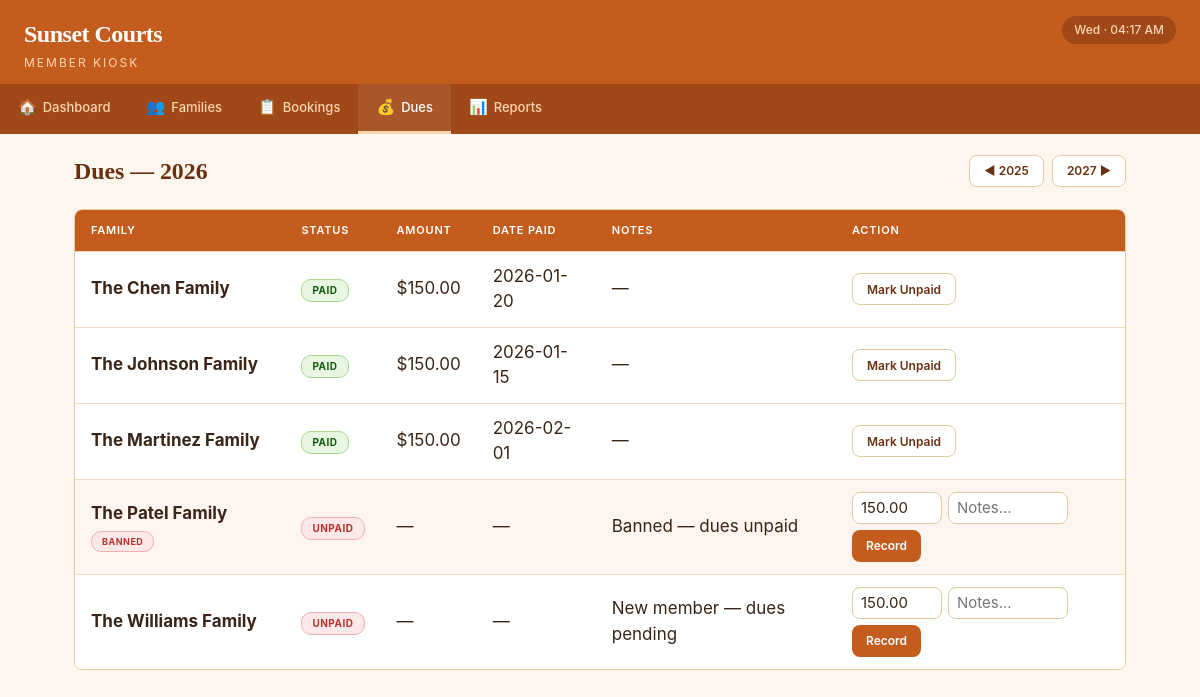
Before: /dues with the older database file.
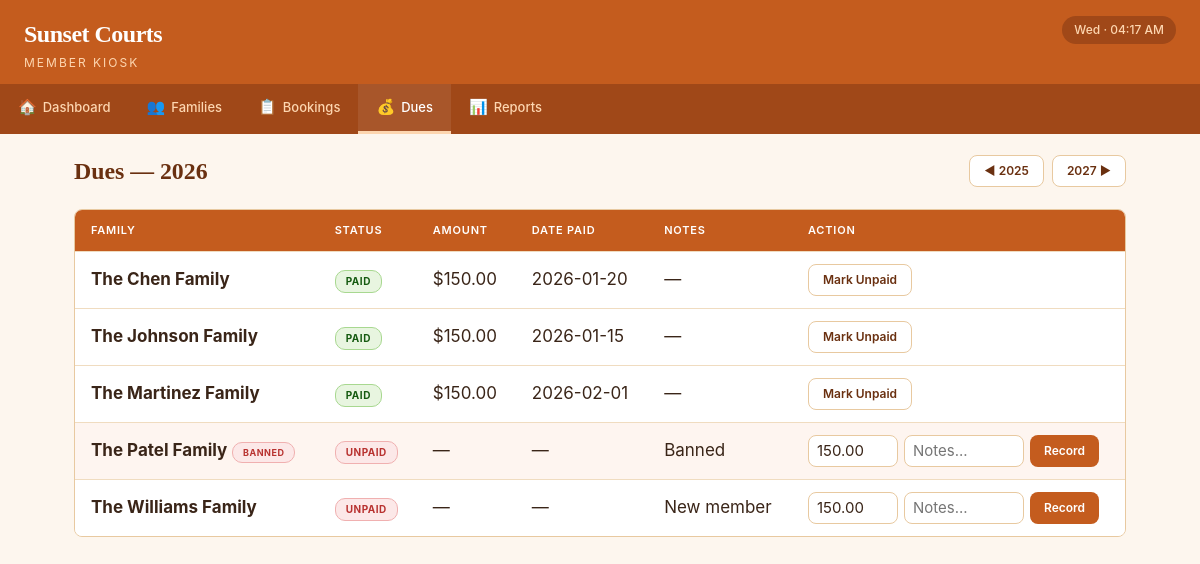
After: the same page with the newer database file.
### tables this page shows
CREATE TABLE dues (
            due_id      INTEGER PRIMARY KEY AUTOINCREMENT,
            family_id   INTEGER NOT NULL,
            year        INTEGER NOT NULL,
            is_paid     INTEGER NOT NULL DEFAULT 0,
            amount_paid REAL    DEFAULT 0.0,
            date_paid   DATE,
            notes       TEXT,
            FOREIGN KEY (family_id) REFERENCES families(family_id) ON DELETE CASCADE,
            UNIQUE(family_id, year)
        );

CREATE TABLE families (
            family_id       INTEGER PRIMARY KEY AUTOINCREMENT,
            family_name     TEXT    NOT NULL,
            primary_contact TEXT,
            phone           TEXT,
            email           TEXT,
            join_date       DATE    NOT NULL DEFAULT (date('now')),
            is_banned       INTEGER NOT NULL DEFAULT 0,
            notes           TEXT,
            created_at      DATETIME NOT NULL DEFAULT (datetime('now'))
        );

### app.py (the view)
@app.route('/dues')
def dues_list():
    current_year = request.args.get('year', date.today().year, type=int)
    dues = query_db('''
        SELECT f.family_id, f.family_name, f.is_banned,
               d.due_id, d.is_paid, d.amount_paid, d.date_paid, d.notes as dues_notes
        FROM families f
        LEFT JOIN dues d ON f.family_id = d.family_id AND d.year = ?
        ORDER BY f.family_name
    ''', (current_year,))
    return render_template('dues/list.html', dues=dues, current_year=current_year)

### app.py (called while the page is built)
@app.context_processor
def inject_globals():
    now = datetime.now()
    return {
        'today_display': now.strftime('%a · %I:%M %p')
    }

### db.py (called while the page is built)
def get_db():
    conn = sqlite3.connect(DB_PATH)
    conn.execute("PRAGMA foreign_keys = ON")
    conn.row_factory = sqlite3.Row
    return conn

def query_db(query, args=(), one=False):
    conn = get_db()
    try:
        cursor = conn.execute(query, args)
        results = cursor.fetchall()
        return results[0] if one and results else (None if one else results)
    finally:
        conn.close()

### templates/dues/list.html (shortened to what this page needs)
{% extends "base.html" %}
{% block content %}
<div class="page-header">
    <h2>Dues — {{ current_year }}</h2>
    <div class="btn-group">
        <a href="{{ url_for('dues_list', year=current_year - 1) }}" class="btn btn-outline btn-sm">◀ {{ current_year - 1 }}</a>
        <a href="{{ url_for('dues_list', year=current_year + 1) }}" class="btn btn-outline btn-sm">{{ current_year + 1 }} ▶</a>
    </div>
</div>
<div class="table-wrap">
    <table>
        <thead><tr><th>Family</th><th>Status</th><th>Amount</th><th>Date Paid</th><th>Notes</th><th>Action</th></tr></thead>
        <tbody>
            {% for d in dues %}
            <tr {% if d.is_banned %}style="background:#fef5f0;"{% endif %}>
                <td><strong>{{ d.family_name }}</strong>
                    {% if d.is_banned %}<span class="badge badge-banned" style="font-size:9px;">Banned</span>{% endif %}</td>
                <td>{% if d.is_paid %}<span class="badge badge-paid">Paid</span>{% else %}<span class="badge badge-unpaid">Unpaid</span>{% endif %}</td>
                <td>{{ '$%.2f' % d.amount_paid if d.amount_paid else '—' }}</td>
                <td>{{ d.date_paid or '—' }}</td>
                <td>{{ d.dues_notes or '—' }}</td>
                <td>
                    {% if d.is_paid %}
                    <form method="POST" action="{{ url_for('dues_unpay', family_id=d.family_id) }}" style="display:inline;">
                        <button type="submit" class="btn btn-outline btn-sm" onclick="return confirm('Mark unpaid?');">Mark Unpaid</button>
                    </form>
                    {% else %}
                    <form method="POST" action="{{ url_for('dues_pay', family_id=d.family_id) }}"
                          style="display:inline-flex;gap:6px;align-items:center;flex-wrap:wrap;">
                        <input type="number" name="amount" step="0.01" min="0" value="150.00" style="width:90px;min-height:32px;padding:4px 8px;">
                        <input type="text" name="notes" placeholder="Notes..." style="width:120px;min-height:32px;padding:4px 8px;">
                        <button type="submit" class="btn btn-primary btn-sm">Record</button>
                    </form>
                    {% endif %}
                </td>
            </tr>
            {% endfor %}
        </tbody>
    </table>
</div>
{% endblock %}

Changed rows visible on the page:
changed dues "The Patel Family": notes "Banned — dues unpaid" → "Banned"
changed dues "The Williams Family": notes "New member — dues pending" → "New member"
